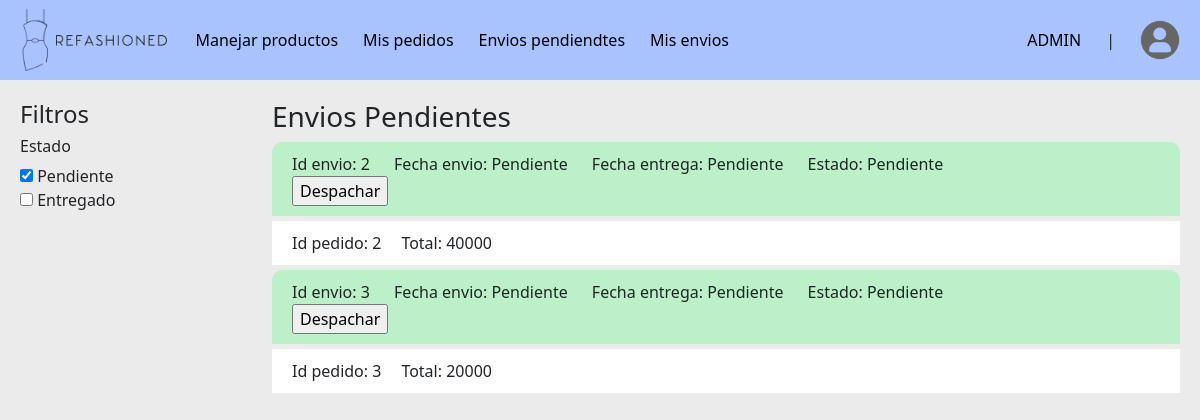
The page /manage-shipments (signed in) on the database its author committed.
### tables this page shows
CREATE TABLE envios(
        id_envio INTEGER PRIMARY KEY AUTOINCREMENT,
        fecha_envio TEXT NOT NULL,
        fecha_entrega TEXT NOT NULL,
        estado_envio TEXT NOT NULL,
        direccion_id_direccion INTEGER NOT NULL,
        FOREIGN KEY(direccion_id_direccion) REFERENCES direcciones(id_direccion)
        );

CREATE TABLE pedidos(
        id_pedido INTEGER PRIMARY KEY AUTOINCREMENT,
        fecha_pedido TEXT NOT NULL,
        total_pedido INTEGER NOT NULL,
        persona_id_persona INTEGER NOT NULL,
        envio_id_envio INTEGER NOT NULL,
        FOREIGN KEY(persona_id_persona) REFERENCES personas(id_persona),
        FOREIGN KEY(envio_id_envio) REFERENCES envios(id_envio)
        );

### main.py (the view)
@app.route('/manage-shipments')
@app.route('/manage-shipments/<int:idShip>', methods=['POST'])
def manageShipment(idShip = None):
    if request.method == 'POST':
        fechaHoy = date.today()
        db_controller.update_envio(idShip, fechaHoy, fechaHoy + timedelta(days=5), 'Enviando')
    orders = person_cont.formatPedidos(db_controller.get_pedidos())
    adresses = person_cont.formatDirecciones(db_controller.get_direcciones())
    shipments = person_cont.formatEnvios(db_controller.get_envios_pendientes())
    return render_template('manageShipments.html', shipments = shipments, orders = orders, adresses = adresses)

### data_controllers/person_controller.py (called while the page is built)
def formatDirecciones(adresses):
    direcciones = []
    for direccion in adresses:
        direccion = {
            "id_direccion": direccion[0],
            "pais": direccion[1],
            "ciudad": direccion[2],
            "departamento": direccion[3],
            "codigo_postal": direccion[4],
            "direccion": direccion[5],
            "complemento": direccion[6],
            "persona_id_persona": direccion[7]
        }
        direcciones.append(direccion)
    return direcciones

def formatPedidos(orders):
    pedidos = []
    for pedido in orders:
        pedido = {
            "id_pedido": pedido[0],
            "fecha_pedido": pedido[1],
            "total_pedido": pedido[2],
            "persona_id_persona": pedido[3],
            "envio_id_envio": pedido[4]
        }
        pedidos.append(pedido)
    return pedidos

def formatEnvios(shipments):
    envios = []
    for envio in shipments:
        envio = {
            "id_envio": envio[0],
            "fecha_envio": envio[1],
            "fecha_entrega": envio[2],
            "estado_envio": envio[3],
            "direccion_id_direccion": envio[4]
        }
        envios.append(envio)
    return envios

### db/db_connection.py (called while the page is built)
def get_db():
    conn = sqlite3.connect(DATABASE_NAME)
    return conn

### db/db_controller.py (called while the page is built)
def get_direcciones():
    db = get_db()
    cursor = db.cursor()
    query = "SELECT id_direccion, pais, ciudad, departamento, codigo_postal, direccion, complemento, persona_id_persona FROM direcciones"
    cursor.execute(query)
    return cursor.fetchall()

def get_envios_pendientes():
    db = get_db()
    cursor = db.cursor()
    query = "SELECT id_envio, fecha_envio, fecha_entrega, estado_envio, direccion_id_direccion FROM envios WHERE estado_envio = 'Pendiente'"
    cursor.execute(query)
    return cursor.fetchall()

def get_pedidos():
    db = get_db()
    cursor = db.cursor()
    query = "SELECT id_pedido, fecha_pedido, total_pedido, persona_id_persona, envio_id_envio FROM pedidos"
    cursor.execute(query)
    return cursor.fetchall()

### templates/manageShipments.html (shortened to what this page needs)
{% extends 'home.html' %}
{% block content %}
    <div class="container-page">
        <aside class="aside-left">
            <h4>Filtros</h4>
            <h6>Estado</h6>
                <div>
                    <input type="checkbox" name="estado" id="" checked> <label for="S">Pendiente</label>
                </div>
                <div>
                    <input type="checkbox" name="estado" id=""> <label for="M">Entregado</label>
                </div>
        </aside>
        <main class="main-page">
            <h3>Envios Pendientes</h3>
            <div class="div-shipments">
                <div class="shipment">
                    {% for shipment in shipments %}
                        <div class="shipment-header">
                            <label>Id envio: {{shipment.id_envio}}</label>
                            <label>Fecha envio: {{shipment.fecha_envio}}</label>
                            <label>Fecha entrega: {{shipment.fecha_entrega}}</label>
                            <label>Estado: {{shipment.estado_envio}}</label>
                            <form action="/manage-shipments/{{shipment.id_envio}}" method="post">
                                <input type="submit" value="Despachar">
                            </form>
                        </div>
                        {% for order in orders %}
                            {% if order.envio_id_envio == shipment.id_envio %}
                                <div class="order">
                                    <p>Id pedido: {{order.id_pedido}}</p>
                                    <p>Total: {{order.total_pedido}}</p>
                                </div>
                            {% endif %}
                        {% endfor %}
                {% endfor %}
                </div>
            </div>
        </main>
    </div>
{% endblock %}

### static/css/style.css (style rules this page uses)
* { box-sizing: border-box; }
:root { --white: white; --gray-box-shadow: #B8B8B8; }
.container-page { display: flex; }
.aside-left { width: 20%; }
.main-page { padding-left: 20px; width: 80%; }
.shipment-header { padding: 10px 20px; border-radius: 10px 10px 0 0; background-color: #bcf0c8; }
.shipment-header label { margin-right: 20px; }
.shipment .order { display: flex; align-items: center; gap: 20px; margin: 5px 0; padding: 10px 20px; background-color: white; }
.shipment .order p { margin: 0; }

### rows shown on the page
envios: id_envio "2", fecha_envio "Pendiente", fecha_entrega "Pendiente", estado_envio "Pendiente"
pedidos: id_pedido "2", total_pedido "40000"
envios: id_envio "3", fecha_envio "Pendiente", fecha_entrega "Pendiente", estado_envio "Pendiente"
pedidos: id_pedido "3", total_pedido "20000"

### other values the page prints
{{ session['user_type'] }} "ADMIN"
